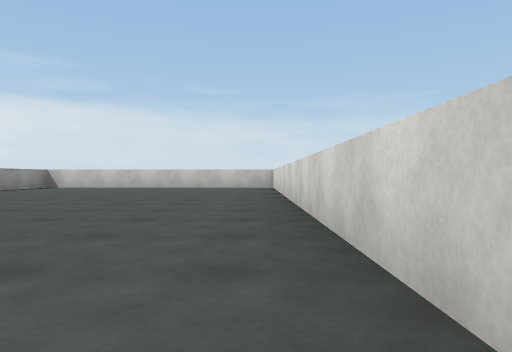
view 1 (above)

24 first-person views from a walk through a 3-D level made in the Unity game engine. The camera is 0.26 m above the floor, looks level and sees 70° across. The floor is counted in squares, 1 m on a side. Each view is taken from the middle of a square. On the plan, view 1 faces up. The plan holds only what a view shows up to about 9 squares ahead; the rest is blank. The place goes on beyond the plan. The player is left out. Some animated figures are left out. Surface patterns are stand-ins for the level's own textures.

view 2
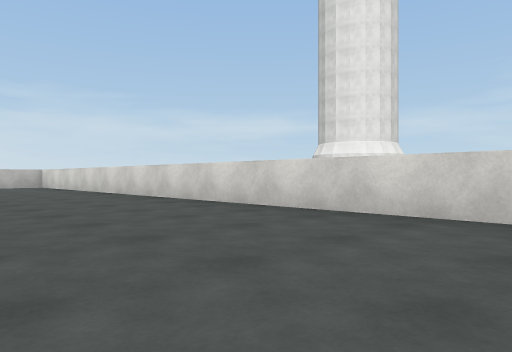

view 3
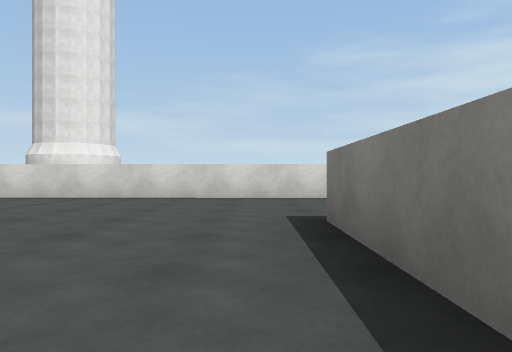

view 4
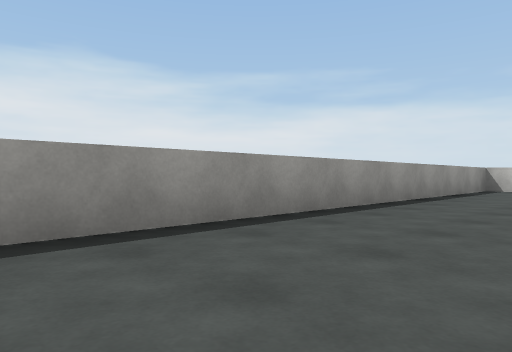

view 5
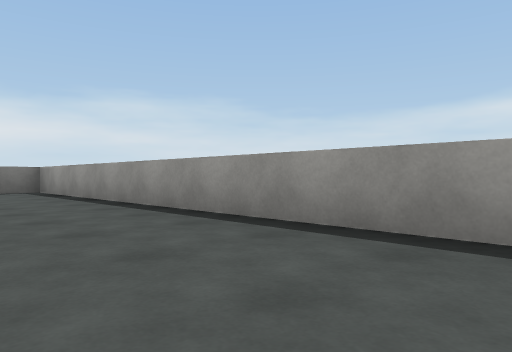

view 6
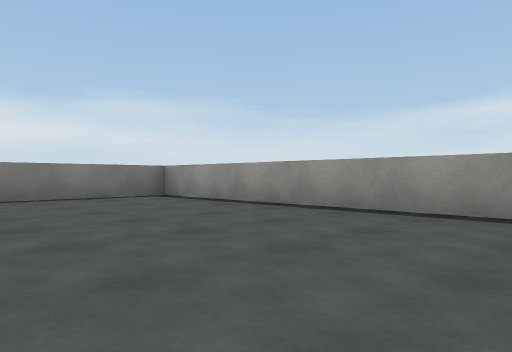

view 7
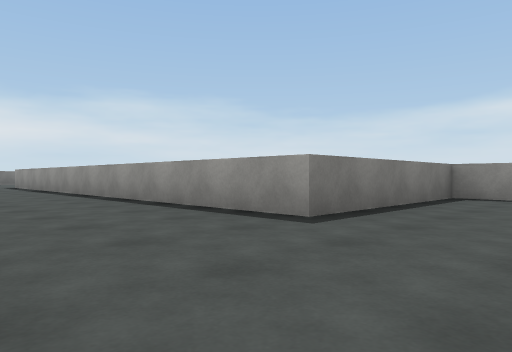

view 8
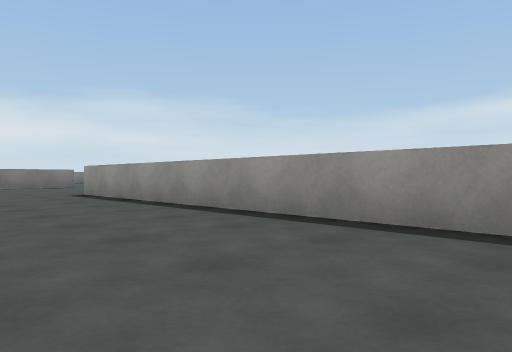

view 9
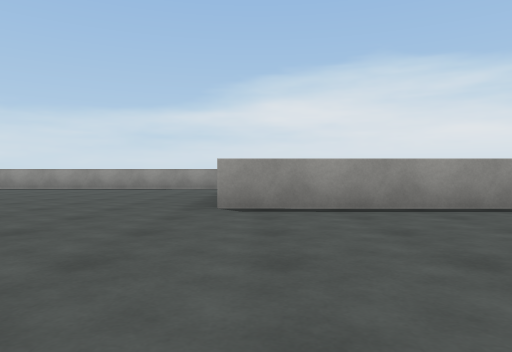

view 10
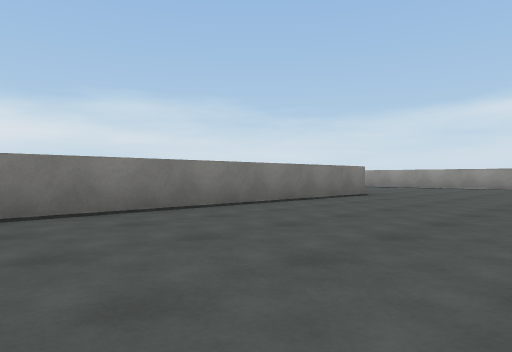

view 11
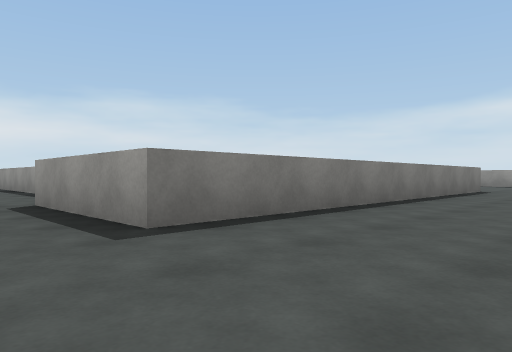

view 12
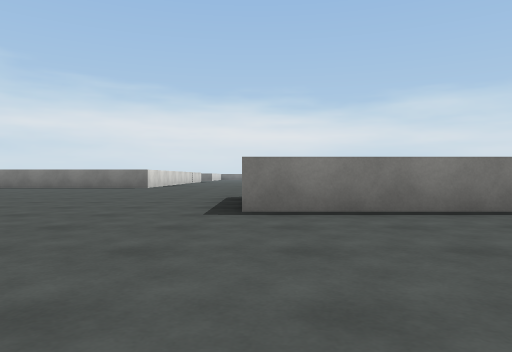

view 13
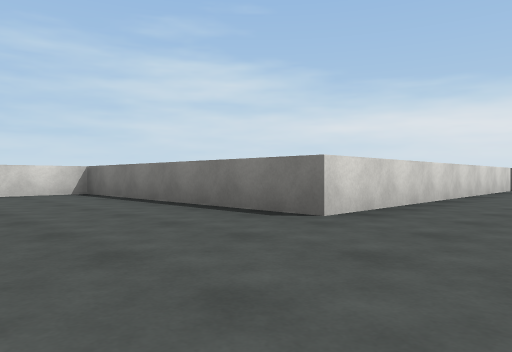

view 14
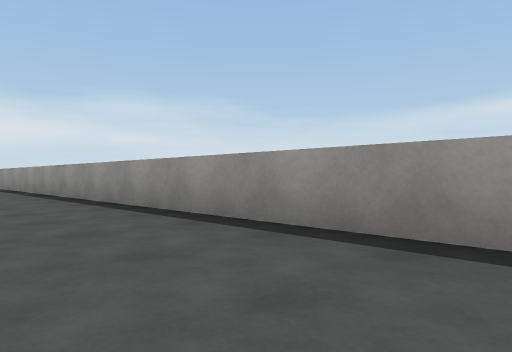

view 15
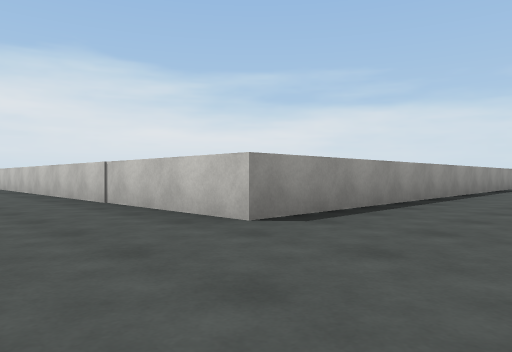

view 16
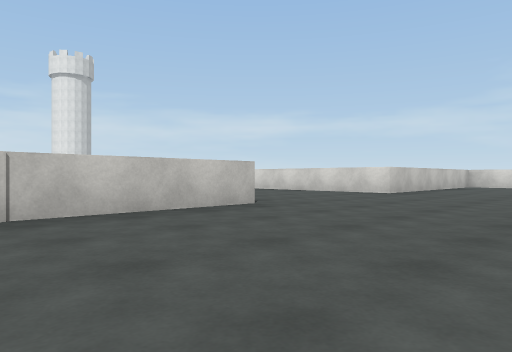

view 17
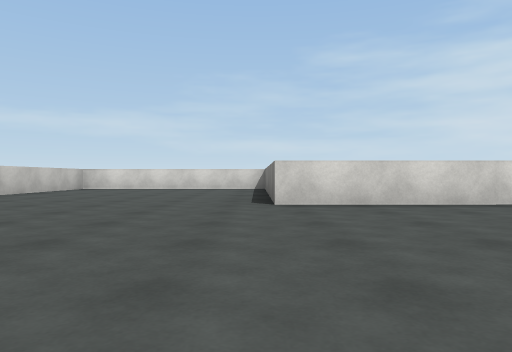

view 18
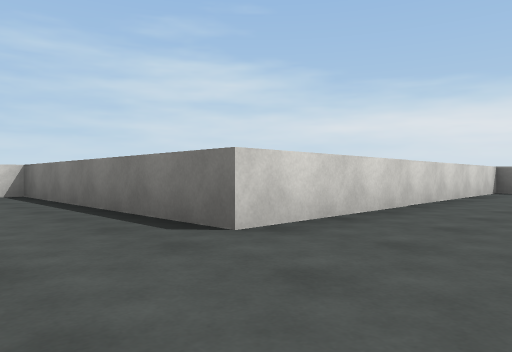

view 19
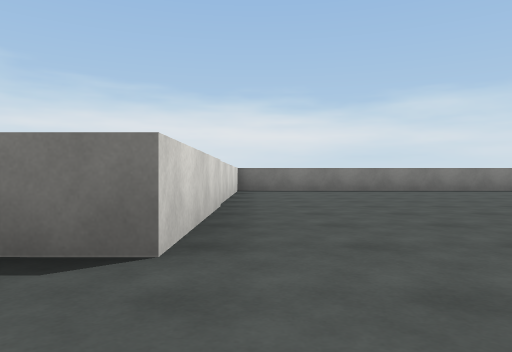

view 20
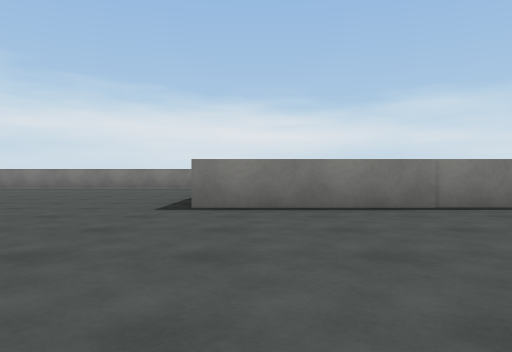

view 21
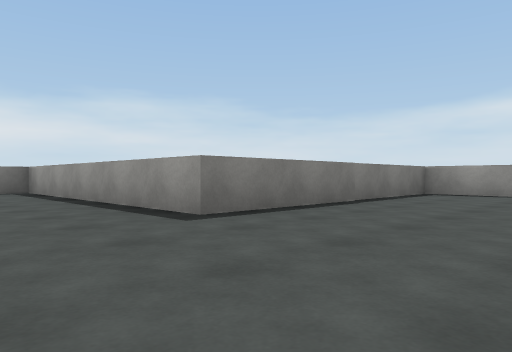

view 22
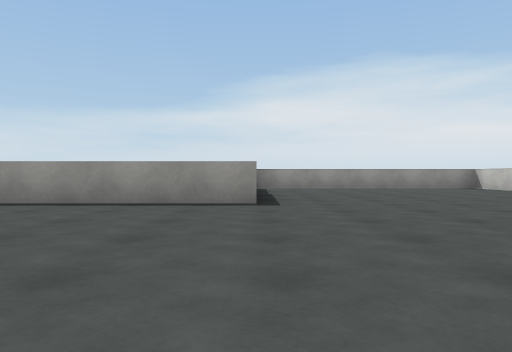

view 23
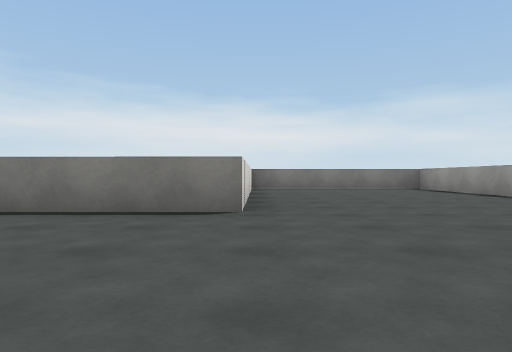

view 24
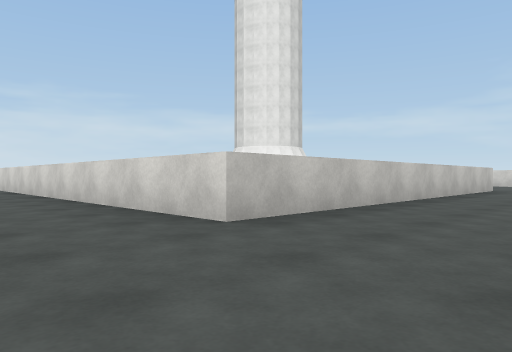

### Floor plan
Points are (right, up) in squares from view 1. A wall is a line through its corners. A room is listed if a view was taken in it or the views show most of it. See-through windows are left out.
Room 1 (views 1, 2, 3, 4, 5, 6, 7)
walls: (0.3, -1.4) (0.4, 8.1) (-4.6, 8.1) (-4.6, -1.4) (-1.9, -1.4)
ways out: opening at (-0.5, -2.5) to room 2
Room 2 (views 8, 9, 10, 11, 12, 13, 14, 15, 16, 17, 18, 19, 20, 21, 22, 23, 24)
walls: (2.5, -16.2) (2.5, -25.5) (-5.5, -25.5) (-5.5, -30) (-1.5, -30) (-1.5, -34.4) (5.3, -34.4) (5.3, -29.2) (9.3, -29.2) (9.3, -25.5) (5.3, -25.5) (5.4, -18) (9.3, -18) (9.3, -16.9); (-2.9, -16.7) (-2.9, -12.6) (3.1, -12.7) (3.1, -14.7); (-6.2, -9.7) (-6.2, -17.2) (-2.8, -17.2); (6.3, -3.4) (0.3, -3.4) (0.3, -1.4); (9.4, -3.2) (9.4, -2.7); (-1.9, -1.4) (-1.9, -9.3)
ways out: opening at (-0.5, -2.5) to room 1

Positions as (right, up) in squares from view 1, and headings:
1: (0, 0), facing up
2: (-2, -1), facing up-right
3: (-4, -1), facing right
4: (-3, 1), facing up-left
5: (-3, 5), facing down-left
6: (-2, 3), facing down-left
7: (0, 0), facing down-left
8: (0, -4), facing down-left
9: (1, -9), facing left
10: (2, -10), facing down-left
11: (4, -11), facing down-left
12: (3, -10), facing down
13: (4, -16), facing down-right
14: (4, -16), facing down-left
15: (4, -27), facing up-left
16: (0, -28), facing up-right
17: (2, -29), facing right
18: (4, -28), facing down-right
19: (5, -28), facing down
20: (-2, -27), facing down
21: (0, -28), facing down-left
22: (2, -30), facing left
23: (-3, -10), facing down
24: (-1, -5), facing up-right
